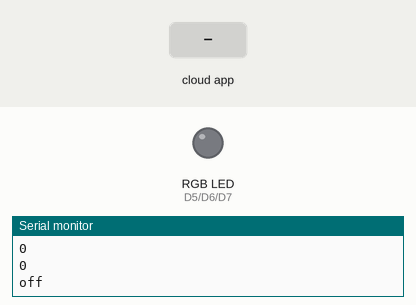
This program was run on a simulated ESP8266 (NodeMCU). On the bench: an RGB LED mixed from three pins (HIGH = lit), the last lines printed to the serial monitor. The inputs (shaded band) are chosen by the test bench. Dim RGB values are drawn brighter than linear; WiFi joins after 1.5 s; servers stay silent unless stated.

Above: at 3.3 s.
3.4 s: the phone or cloud app sets on to 1
4.9 s: the phone or cloud app sets r to 1
At 5.5 s:
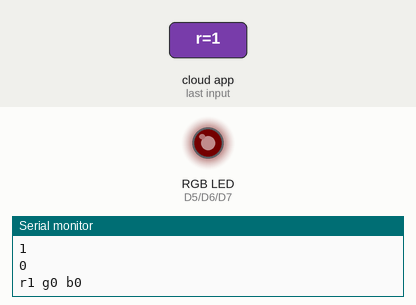
6.4 s: the phone or cloud app sets g to 1
At 7.6 s:
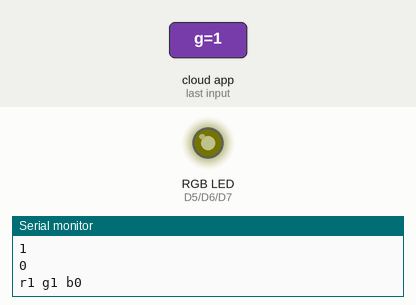
7.9 s: the phone or cloud app sets b to 1
At 8.9 s:
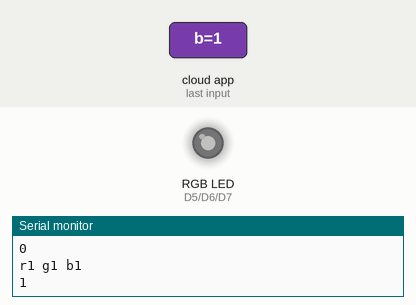
9.4 s: the phone or cloud app sets r to 90
At 10.1 s:
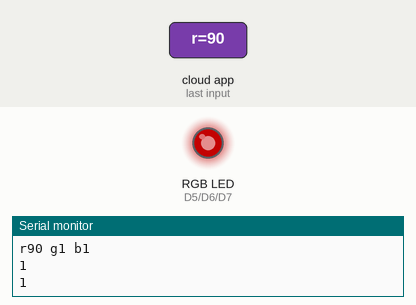
10.9 s: the phone or cloud app sets g to 90
At 11.4 s:
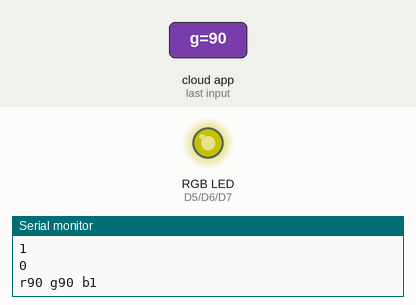
Timing chart, 0 to 13.4 s (numbered marks = the images above; inputs shaded):
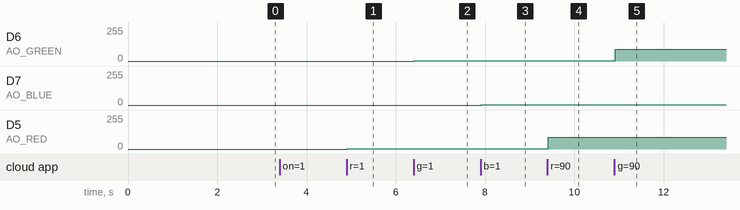

The program:

main.cpp
```cpp
#include <Arduino.h>
#include "FirebaseESP8266.h"
#include <ESP8266WiFi.h>

#include "secret.h"
#include "config.h"

// Globals
#if TYPE != 2
FirebaseData r, g, b, on;
#else
FirebaseData power, on;
#endif

// Functions
bool subscribe(FirebaseData &data, const char *path) {
  if (!Firebase.beginStream(data, path)) {
      Serial.println("Could not begin stream");
      Serial.println("REASON: " + data.errorReason());
      return false;
  }
  return true;
}

void read_data(FirebaseData& data) {
  if (!Firebase.readStream(data))
  {
    Serial.println(data.errorReason());
  }
  if (data.streamTimeout())
  {
      Serial.println("Stream timeout, resume streaming...");
      Serial.println();
  }
}

// Code
void setup() {
  Serial.begin(9600);
  pinMode(AO_RED,OUTPUT);
  pinMode(AO_GREEN,OUTPUT);
  pinMode(AO_BLUE,OUTPUT);

  WiFi.begin(WIFI_SSID, WIFI_PASSWORD);
  Serial.print("Connecting to Wi-fi");
  while (WiFi.status() != WL_CONNECTED) {
    Serial.print(".");
    delay(300);
  }

  Serial.println();
  Serial.print("Connected with IP: ");
  Serial.println(WiFi.localIP());
  Serial.println();

  Firebase.begin(FIREBASE_HOST, FIREBASE_AUTH);
  Firebase.reconnectWiFi(true);

#if TYPE == 0
  if(!(subscribe(r,  "/lamp_left/r")
    && subscribe(g,  "/lamp_left/g")
    && subscribe(b,  "/lamp_left/b")
    && subscribe(on, "/lamp_left/on"))) {
    while(1) Serial.println("bruh");
  }
#elif TYPE == 1
  if(!(subscribe(r,  "/lamp_right/r")
    && subscribe(g,  "/lamp_right/g")
    && subscribe(b,  "/lamp_right/b")
    && subscribe(on, "/lamp_right/on"))) {
    while(1) Serial.println("bruh");
  }
#else
  if(!(subscribe(power,  "/lamp_right/power")
    && subscribe(on,     "/lamp_right/on"))) {
    while(1) Serial.println("bruh");
  }
#endif
}

void loop() {
#if TYPE != 2
  read_data(r);
  read_data(g);
  read_data(b);
  read_data(on);
#else
  read_data(power);
  read_data(on);
#endif

  Serial.println(on.boolData());
  Serial.println(on.intData());
  Serial.println(on.streamAvailable());
  if(on.boolData()) {
#if TYPE != 2
    analogWrite(AO_RED,   r.intData());
    analogWrite(AO_GREEN, g.intData());
    analogWrite(AO_BLUE,  b.intData());
    Serial.printf("r%d g%d b%d\n", r.intData(), g.intData(), b.intData());
#else
    analogWrite(AO_POWER, power.intData());
#endif
  } else {
#if TYPE != 2
    analogWrite(AO_RED,   0);
    analogWrite(AO_GREEN, 0);
    analogWrite(AO_BLUE,  0);
    Serial.println("off");
#else
    analogWrite(AO_POWER, 0);
#endif
  }
}
```

secret.h
```cpp
#define FIREBASE_HOST "en-ljus-ide-grupp-9-default-rtdb.europe-west1.firebasedatabase.app"
#define FIREBASE_AUTH "E60yxzKHFsrGH5EaXaszig5WPutRHwwvYZYaYX7u"

#define WIFI_SSID "ABBgym_2.4"
#define WIFI_PASSWORD "mittwifiarsabra"
```

config.h
```cpp
/* 0: left RGB
 * 1: right RGB
 * 2: shelf
 */
#define TYPE 0

#if TYPE != 2
# define AO_RED   D5
# define AO_GREEN D6
# define AO_BLUE  D7
#endif

#if TYPE == 2
# define AO_SHELF D8
#endif
```

Measured:
- after the input at 4.9 s, D5 (AO_RED): 0/255 → 1/255 at once
- after the input at 6.4 s, D6 (AO_GREEN): 0/255 → 1/255 at once
- after the input at 7.9 s, D7 (AO_BLUE): 0/255 → 1/255 at once
- after the input at 9.4 s, D5 (AO_RED): 1/255 → 90/255 at once
- after the input at 10.9 s, D6 (AO_GREEN): 1/255 → 90/255 at once
